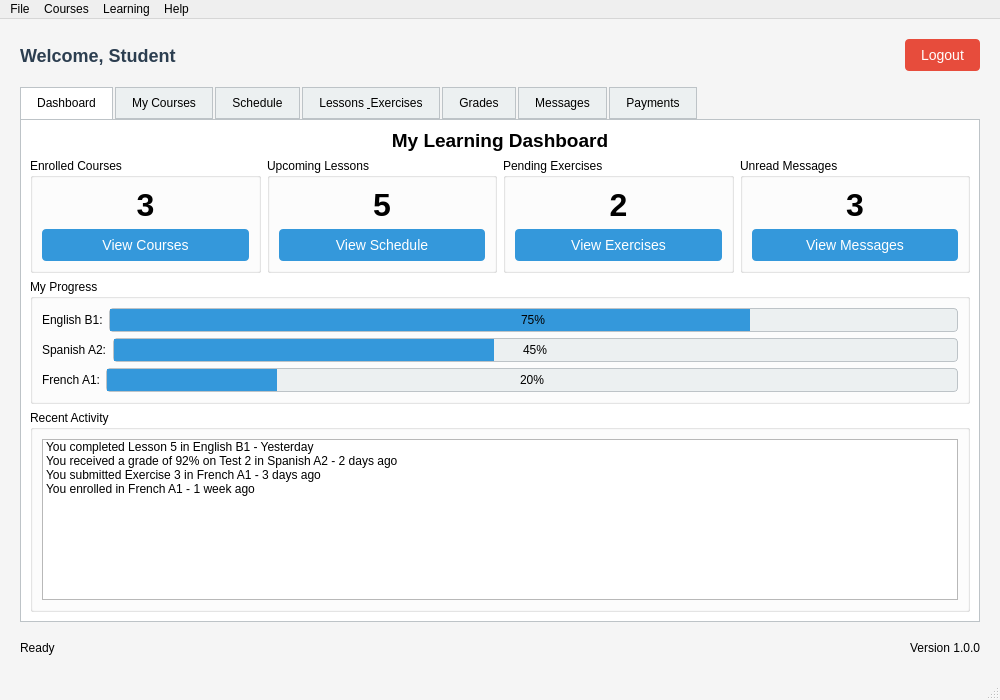
<?xml version="1.0" encoding="UTF-8"?>
<ui version="4.0">
 <class>StudentDashboard</class>
 <widget class="QMainWindow" name="StudentDashboard">
  <property name="geometry">
   <rect>
    <x>0</x>
    <y>0</y>
    <width>1000</width>
    <height>700</height>
   </rect>
  </property>
  <property name="minimumSize">
   <size>
    <width>1000</width>
    <height>700</height>
   </size>
  </property>
  <property name="windowTitle">
   <string>Language School - Student Dashboard</string>
  </property>
  <property name="styleSheet">
   <string notr="true">QMainWindow {
    background-color: #f5f5f5;
}

QLabel#welcomeLabel {
    font-size: 18px;
    font-weight: bold;
    color: #2c3e50;
}

QTabWidget::pane {
    border: 1px solid #bdc3c7;
    background-color: white;
}

QTabBar::tab {
    background-color: #ecf0f1;
    border: 1px solid #bdc3c7;
    padding: 8px 16px;
    margin-right: 2px;
}

QTabBar::tab:selected {
    background-color: white;
    border-bottom-color: white;
}

QTabBar::tab:hover {
    background-color: #d6dbdf;
}

QPushButton {
    background-color: #3498db;
    color: white;
    border: none;
    border-radius: 4px;
    padding: 8px 16px;
    font-size: 14px;
}

QPushButton:hover {
    background-color: #2980b9;
}

QPushButton:pressed {
    background-color: #1f6dad;
}

QPushButton#logoutButton {
    background-color: #e74c3c;
}

QPushButton#logoutButton:hover {
    background-color: #c0392b;
}

QTableWidget {
    border: 1px solid #bdc3c7;
    gridline-color: #ecf0f1;
    selection-background-color: #3498db;
    selection-color: white;
}

QTableWidget QHeaderView::section {
    background-color: #ecf0f1;
    padding: 4px;
    border: 1px solid #bdc3c7;
    font-weight: bold;
}

QLineEdit, QComboBox, QSpinBox, QDateEdit {
    padding: 6px;
    border: 1px solid #bdc3c7;
    border-radius: 4px;
    background-color: white;
}

QLineEdit:focus, QComboBox:focus, QSpinBox:focus, QDateEdit:focus {
    border: 1px solid #3498db;
}

QProgressBar {
    border: 1px solid #bdc3c7;
    border-radius: 4px;
    text-align: center;
    background-color: #ecf0f1;
}

QProgressBar::chunk {
    background-color: #3498db;
    width: 10px;
}</string>
  </property>
  <widget class="QWidget" name="centralwidget">
   <layout class="QVBoxLayout" name="verticalLayout">
    <property name="spacing">
     <number>16</number>
    </property>
    <property name="leftMargin">
     <number>20</number>
    </property>
    <property name="topMargin">
     <number>20</number>
    </property>
    <property name="rightMargin">
     <number>20</number>
    </property>
    <property name="bottomMargin">
     <number>20</number>
    </property>
    <item>
     <layout class="QHBoxLayout" name="headerLayout">
      <item>
       <widget class="QLabel" name="welcomeLabel">
        <property name="text">
         <string>Welcome, Student</string>
        </property>
       </widget>
      </item>
      <item>
       <spacer name="horizontalSpacer">
        <property name="orientation">
         <enum>Qt::Horizontal</enum>
        </property>
        <property name="sizeHint" stdset="0">
         <size>
          <width>40</width>
          <height>20</height>
         </size>
        </property>
       </spacer>
      </item>
      <item>
       <widget class="QPushButton" name="logoutButton">
        <property name="text">
         <string>Logout</string>
        </property>
        <property name="icon">
         <iconset>
          <normaloff>../../resources/icons/logout.png</normaloff>../../resources/icons/logout.png</iconset>
        </property>
       </widget>
      </item>
     </layout>
    </item>
    <item>
     <widget class="QTabWidget" name="tabWidget">
      <property name="currentIndex">
       <number>0</number>
      </property>
      <widget class="QWidget" name="dashboardTab">
       <attribute name="title">
        <string>Dashboard</string>
       </attribute>
       <layout class="QVBoxLayout" name="verticalLayout_2">
        <item>
         <widget class="QLabel" name="dashboardTitleLabel">
          <property name="font">
           <font>
            <pointsize>14</pointsize>
            <weight>75</weight>
            <bold>true</bold>
           </font>
          </property>
          <property name="text">
           <string>My Learning Dashboard</string>
          </property>
          <property name="alignment">
           <set>Qt::AlignCenter</set>
          </property>
         </widget>
        </item>
        <item>
         <layout class="QHBoxLayout" name="dashboardStatsLayout">
          <item>
           <widget class="QGroupBox" name="enrolledCoursesGroup">
            <property name="title">
             <string>Enrolled Courses</string>
            </property>
            <layout class="QVBoxLayout" name="verticalLayout_7">
             <item>
              <widget class="QLabel" name="enrolledCoursesCountLabel">
               <property name="font">
                <font>
                 <pointsize>24</pointsize>
                 <weight>75</weight>
                 <bold>true</bold>
                </font>
               </property>
               <property name="text">
                <string>3</string>
               </property>
               <property name="alignment">
                <set>Qt::AlignCenter</set>
               </property>
              </widget>
             </item>
             <item>
              <widget class="QPushButton" name="viewCoursesButton">
               <property name="text">
                <string>View Courses</string>
               </property>
              </widget>
             </item>
            </layout>
           </widget>
          </item>
          <item>
           <widget class="QGroupBox" name="upcomingLessonsGroup">
            <property name="title">
             <string>Upcoming Lessons</string>
            </property>
            <layout class="QVBoxLayout" name="verticalLayout_8">
             <item>
              <widget class="QLabel" name="upcomingLessonsCountLabel">
               <property name="font">
                <font>
                 <pointsize>24</pointsize>
                 <weight>75</weight>
                 <bold>true</bold>
                </font>
               </property>
               <property name="text">
                <string>5</string>
               </property>
               <property name="alignment">
                <set>Qt::AlignCenter</set>
               </property>
              </widget>
             </item>
             <item>
              <widget class="QPushButton" name="viewScheduleButton">
               <property name="text">
                <string>View Schedule</string>
               </property>
              </widget>
             </item>
            </layout>
           </widget>
          </item>
          <item>
           <widget class="QGroupBox" name="pendingExercisesGroup">
            <property name="title">
             <string>Pending Exercises</string>
            </property>
            <layout class="QVBoxLayout" name="verticalLayout_9">
             <item>
              <widget class="QLabel" name="pendingExercisesCountLabel">
               <property name="font">
                <font>
                 <pointsize>24</pointsize>
                 <weight>75</weight>
                 <bold>true</bold>
                </font>
               </property>
               <property name="text">
                <string>2</string>
               </property>
               <property name="alignment">
                <set>Qt::AlignCenter</set>
               </property>
              </widget>
             </item>
             <item>
              <widget class="QPushButton" name="viewExercisesButton">
               <property name="text">
                <string>View Exercises</string>
               </property>
              </widget>
             </item>
            </layout>
           </widget>
          </item>
          <item>
           <widget class="QGroupBox" name="unreadMessagesGroup">
            <property name="title">
             <string>Unread Messages</string>
            </property>
            <layout class="QVBoxLayout" name="verticalLayout_10">
             <item>
              <widget class="QLabel" name="unreadMessagesCountLabel">
               <property name="font">
                <font>
                 <pointsize>24</pointsize>
                 <weight>75</weight>
                 <bold>true</bold>
                </font>
               </property>
               <property name="text">
                <string>3</string>
               </property>
               <property name="alignment">
                <set>Qt::AlignCenter</set>
               </property>
              </widget>
             </item>
             <item>
              <widget class="QPushButton" name="viewMessagesButton">
               <property name="text">
                <string>View Messages</string>
               </property>
              </widget>
             </item>
            </layout>
           </widget>
          </item>
         </layout>
        </item>
        <item>
         <widget class="QGroupBox" name="progressGroup">
          <property name="title">
           <string>My Progress</string>
          </property>
          <layout class="QVBoxLayout" name="verticalLayout_11">
           <item>
            <layout class="QHBoxLayout" name="progressLayout">
             <item>
              <widget class="QLabel" name="course1Label">
               <property name="text">
                <string>English B1:</string>
               </property>
              </widget>
             </item>
             <item>
              <widget class="QProgressBar" name="course1Progress">
               <property name="value">
                <number>75</number>
               </property>
              </widget>
             </item>
            </layout>
           </item>
           <item>
            <layout class="QHBoxLayout" name="progressLayout_2">
             <item>
              <widget class="QLabel" name="course2Label">
               <property name="text">
                <string>Spanish A2:</string>
               </property>
              </widget>
             </item>
             <item>
              <widget class="QProgressBar" name="course2Progress">
               <property name="value">
                <number>45</number>
               </property>
              </widget>
             </item>
            </layout>
           </item>
           <item>
            <layout class="QHBoxLayout" name="progressLayout_3">
             <item>
              <widget class="QLabel" name="course3Label">
               <property name="text">
                <string>French A1:</string>
               </property>
              </widget>
             </item>
             <item>
              <widget class="QProgressBar" name="course3Progress">
               <property name="value">
                <number>20</number>
               </property>
              </widget>
             </item>
            </layout>
           </item>
          </layout>
         </widget>
        </item>
        <item>
         <widget class="QGroupBox" name="recentActivityGroup">
          <property name="title">
           <string>Recent Activity</string>
          </property>
          <layout class="QVBoxLayout" name="verticalLayout_12">
           <item>
            <widget class="QListWidget" name="recentActivityList">
             <item>
              <property name="text">
               <string>You completed Lesson 5 in English B1 - Yesterday</string>
              </property>
             </item>
             <item>
              <property name="text">
               <string>You received a grade of 92% on Test 2 in Spanish A2 - 2 days ago</string>
              </property>
             </item>
             <item>
              <property name="text">
               <string>You submitted Exercise 3 in French A1 - 3 days ago</string>
              </property>
             </item>
             <item>
              <property name="text">
               <string>You enrolled in French A1 - 1 week ago</string>
              </property>
             </item>
            </widget>
           </item>
          </layout>
         </widget>
        </item>
       </layout>
      </widget>
      <widget class="QWidget" name="coursesTab">
       <attribute name="title">
        <string>My Courses</string>
       </attribute>
       <layout class="QVBoxLayout" name="verticalLayout_3">
        <item>
         <layout class="QHBoxLayout" name="coursesToolbarLayout">
          <item>
           <widget class="QLineEdit" name="courseSearchInput">
            <property name="placeholderText">
             <string>Search courses...</string>
            </property>
           </widget>
          </item>
          <item>
           <widget class="QComboBox" name="courseFilterComboBox">
            <item>
             <property name="text">
              <string>All Languages</string>
             </property>
            </item>
            <item>
             <property name="text">
              <string>English</string>
             </property>
            </item>
            <item>
             <property name="text">
              <string>Spanish</string>
             </property>
            </item>
            <item>
             <property name="text">
              <string>French</string>
             </property>
            </item>
            <item>
             <property name="text">
              <string>German</string>
             </property>
            </item>
           </widget>
          </item>
          <item>
           <widget class="QPushButton" name="browseCatalogButton">
            <property name="text">
             <string>Browse Course Catalog</string>
            </property>
           </widget>
          </item>
         </layout>
        </item>
        <item>
         <widget class="QTableWidget" name="coursesTable">
          <column>
           <property name="text">
            <string>ID</string>
           </property>
          </column>
          <column>
           <property name="text">
            <string>Name</string>
           </property>
          </column>
          <column>
           <property name="text">
            <string>Language</string>
           </property>
          </column>
          <column>
           <property name="text">
            <string>Level</string>
           </property>
          </column>
          <column>
           <property name="text">
            <string>Teacher</string>
           </property>
          </column>
          <column>
           <property name="text">
            <string>Progress</string>
           </property>
          </column>
          <column>
           <property name="text">
            <string>Actions</string>
           </property>
          </column>
         </widget>
        </item>
       </layout>
      </widget>
      <widget class="QWidget" name="scheduleTab">
       <attribute name="title">
        <string>Schedule</string>
       </attribute>
       <layout class="QVBoxLayout" name="verticalLayout_4">
        <item>
         <layout class="QHBoxLayout" name="scheduleToolbarLayout">
          <item>
           <widget class="QComboBox" name="scheduleFilterComboBox">
            <item>
             <property name="text">
              <string>All Courses</string>
             </property>
            </item>
           </widget>
          </item>
          <item>
           <widget class="QDateEdit" name="scheduleDateEdit">
            <property name="displayFormat">
             <string>yyyy-MM-dd</string>
            </property>
            <property name="calendarPopup">
             <bool>true</bool>
            </property>
           </widget>
          </item>
          <item>
           <widget class="QPushButton" name="exportScheduleButton">
            <property name="text">
             <string>Export Schedule</string>
            </property>
           </widget>
          </item>
         </layout>
        </item>
        <item>
         <widget class="QTableWidget" name="scheduleTable">
          <column>
           <property name="text">
            <string>Date</string>
           </property>
          </column>
          <column>
           <property name="text">
            <string>Time</string>
           </property>
          </column>
          <column>
           <property name="text">
            <string>Course</string>
           </property>
          </column>
          <column>
           <property name="text">
            <string>Lesson</string>
           </property>
          </column>
          <column>
           <property name="text">
            <string>Teacher</string>
           </property>
          </column>
          <column>
           <property name="text">
            <string>Room</string>
           </property>
          </column>
         </widget>
        </item>
       </layout>
      </widget>
      <widget class="QWidget" name="lessonsTab">
       <attribute name="title">
        <string>Lessons &amp; Exercises</string>
       </attribute>
       <layout class="QVBoxLayout" name="verticalLayout_5">
        <item>
         <layout class="QHBoxLayout" name="lessonsToolbarLayout">
          <item>
           <widget class="QComboBox" name="lessonsCourseFilterComboBox">
            <item>
             <property name="text">
              <string>All Courses</string>
             </property>
            </item>
           </widget>
          </item>
          <item>
           <widget class="QComboBox" name="lessonsStatusFilterComboBox">
            <item>
             <property name="text">
              <string>All Status</string>
             </property>
            </item>
            <item>
             <property name="text">
              <string>Completed</string>
             </property>
            </item>
            <item>
             <property name="text">
              <string>In Progress</string>
             </property>
            </item>
            <item>
             <property name="text">
              <string>Not Started</string>
             </property>
            </item>
           </widget>
          </item>
         </layout>
        </item>
        <item>
         <widget class="QTableWidget" name="lessonsTable">
          <column>
           <property name="text">
            <string>ID</string>
           </property>
          </column>
          <column>
           <property name="text">
            <string>Course</string>
           </property>
          </column>
          <column>
           <property name="text">
            <string>Name</string>
           </property>
          </column>
          <column>
           <property name="text">
            <string>Type</string>
           </property>
          </column>
          <column>
           <property name="text">
            <string>Due Date</string>
           </property>
          </column>
          <column>
           <property name="text">
            <string>Status</string>
           </property>
          </column>
          <column>
           <property name="text">
            <string>Actions</string>
           </property>
          </column>
         </widget>
        </item>
       </layout>
      </widget>
      <widget class="QWidget" name="gradesTab">
       <attribute name="title">
        <string>Grades</string>
       </attribute>
       <layout class="QVBoxLayout" name="verticalLayout_6">
        <item>
         <layout class="QHBoxLayout" name="gradesToolbarLayout">
          <item>
           <widget class="QComboBox" name="gradesCourseFilterComboBox">
            <item>
             <property name="text">
              <string>All Courses</string>
             </property>
            </item>
           </widget>
          </item>
          <item>
           <widget class="QComboBox" name="gradesTypeFilterComboBox">
            <item>
             <property name="text">
              <string>All Types</string>
             </property>
            </item>
            <item>
             <property name="text">
              <string>Exercises</string>
             </property>
            </item>
            <item>
             <property name="text">
              <string>Tests</string>
             </property>
            </item>
           </widget>
          </item>
          <item>
           <widget class="QPushButton" name="exportGradesButton">
            <property name="text">
             <string>Export Grades</string>
            </property>
           </widget>
          </item>
         </layout>
        </item>
        <item>
         <widget class="QTableWidget" name="gradesTable">
          <column>
           <property name="text">
            <string>ID</string>
           </property>
          </column>
          <column>
           <property name="text">
            <string>Course</string>
           </property>
          </column>
          <column>
           <property name="text">
            <string>Type</string>
           </property>
          </column>
          <column>
           <property name="text">
            <string>Name</string>
           </property>
          </column>
          <column>
           <property name="text">
            <string>Date</string>
           </property>
          </column>
          <column>
           <property name="text">
            <string>Grade</string>
           </property>
          </column>
          <column>
           <property name="text">
            <string>Feedback</string>
           </property>
          </column>
         </widget>
        </item>
       </layout>
      </widget>
      <widget class="QWidget" name="messagesTab">
       <attribute name="title">
        <string>Messages</string>
       </attribute>
       <layout class="QVBoxLayout" name="verticalLayout_13">
        <item>
         <widget class="QSplitter" name="messagesSplitter">
          <property name="orientation">
           <enum>Qt::Horizontal</enum>
          </property>
          <widget class="QWidget" name="layoutWidget">
           <layout class="QVBoxLayout" name="chatsLayout">
            <item>
             <widget class="QLabel" name="chatsLabel">
              <property name="text">
               <string>Chats</string>
              </property>
              <property name="alignment">
               <set>Qt::AlignCenter</set>
              </property>
             </widget>
            </item>
            <item>
             <widget class="QListWidget" name="chatsList"/>
            </item>
            <item>
             <widget class="QPushButton" name="newChatButton">
              <property name="text">
               <string>New Chat</string>
              </property>
             </widget>
            </item>
           </layout>
          </widget>
          <widget class="QWidget" name="layoutWidget1">
           <layout class="QVBoxLayout" name="messagesLayout">
            <item>
             <widget class="QLabel" name="messagesLabel">
              <property name="text">
               <string>Messages</string>
              </property>
              <property name="alignment">
               <set>Qt::AlignCenter</set>
              </property>
             </widget>
            </item>
            <item>
             <widget class="QListWidget" name="messagesList"/>
            </item>
            <item>
             <layout class="QHBoxLayout" name="messageInputLayout">
              <item>
               <widget class="QLineEdit" name="messageInput">
                <property name="placeholderText">
                 <string>Type a message...</string>
                </property>
               </widget>
              </item>
              <item>
               <widget class="QPushButton" name="sendMessageButton">
                <property name="text">
                 <string>Send</string>
                </property>
               </widget>
              </item>
             </layout>
            </item>
           </layout>
          </widget>
         </widget>
        </item>
       </layout>
      </widget>
      <widget class="QWidget" name="paymentsTab">
       <attribute name="title">
        <string>Payments</string>
       </attribute>
       <layout class="QVBoxLayout" name="verticalLayout_14">
        <item>
         <layout class="QHBoxLayout" name="paymentsToolbarLayout">
          <item>
           <widget class="QComboBox" name="paymentsStatusFilterComboBox">
            <item>
             <property name="text">
              <string>All Status</string>
             </property>
            </item>
            <item>
             <property name="text">
              <string>Paid</string>
             </property>
            </item>
            <item>
             <property name="text">
              <string>Pending</string>
             </property>
            </item>
            <item>
             <property name="text">
              <string>Overdue</string>
             </property>
            </item>
           </widget>
          </item>
          <item>
           <spacer name="horizontalSpacer_2">
            <property name="orientation">
             <enum>Qt::Horizontal</enum>
            </property>
            <property name="sizeHint" stdset="0">
             <size>
              <width>40</width>
              <height>20</height>
             </size>
            </property>
           </spacer>
          </item>
          <item>
           <widget class="QPushButton" name="makePaymentButton">
            <property name="text">
             <string>Make Payment</string>
            </property>
           </widget>
          </item>
         </layout>
        </item>
        <item>
         <widget class="QTableWidget" name="paymentsTable">
          <column>
           <property name="text">
            <string>ID</string>
           </property>
          </column>
          <column>
           <property name="text">
            <string>Date</string>
           </property>
          </column>
          <column>
           <property name="text">
            <string>Description</string>
           </property>
          </column>
          <column>
           <property name="text">
            <string>Amount</string>
           </property>
          </column>
          <column>
           <property name="text">
            <string>Status</string>
           </property>
          </column>
          <column>
           <property name="text">
            <string>Due Date</string>
           </property>
          </column>
          <column>
           <property name="text">
            <string>Actions</string>
           </property>
          </column>
         </widget>
        </item>
       </layout>
      </widget>
     </widget>
    </item>
    <item>
     <layout class="QHBoxLayout" name="statusLayout">
      <item>
       <widget class="QLabel" name="statusLabel">
        <property name="text">
         <string>Ready</string>
        </property>
       </widget>
      </item>
      <item>
       <spacer name="horizontalSpacer_3">
        <property name="orientation">
         <enum>Qt::Horizontal</enum>
        </property>
        <property name="sizeHint" stdset="0">
         <size>
          <width>40</width>
          <height>20</height>
         </size>
        </property>
       </spacer>
      </item>
      <item>
       <widget class="QLabel" name="versionLabel">
        <property name="text">
         <string>Version 1.0.0</string>
        </property>
        <property name="alignment">
         <set>Qt::AlignRight|Qt::AlignTrailing|Qt::AlignVCenter</set>
        </property>
       </widget>
      </item>
     </layout>
    </item>
   </layout>
  </widget>
  <widget class="QMenuBar" name="menubar">
   <property name="geometry">
    <rect>
     <x>0</x>
     <y>0</y>
     <width>1000</width>
     <height>22</height>
    </rect>
   </property>
   <widget class="QMenu" name="menuFile">
    <property name="title">
     <string>File</string>
    </property>
    <addaction name="actionRefresh"/>
    <addaction name="separator"/>
    <addaction name="actionLogout"/>
    <addaction name="actionExit"/>
   </widget>
   <widget class="QMenu" name="menuCourses">
    <property name="title">
     <string>Courses</string>
    </property>
    <addaction name="actionViewMyCourses"/>
    <addaction name="actionBrowseCatalog"/>
   </widget>
   <widget class="QMenu" name="menuLearning">
    <property name="title">
     <string>Learning</string>
    </property>
    <addaction name="actionViewSchedule"/>
    <addaction name="actionViewLessons"/>
    <addaction name="actionViewGrades"/>
   </widget>
   <widget class="QMenu" name="menuHelp">
    <property name="title">
     <string>Help</string>
    </property>
    <addaction name="actionAbout"/>
    <addaction name="actionHelp"/>
   </widget>
   <addaction name="menuFile"/>
   <addaction name="menuCourses"/>
   <addaction name="menuLearning"/>
   <addaction name="menuHelp"/>
  </widget>
  <widget class="QStatusBar" name="statusbar"/>
  <action name="actionRefresh">
   <property name="text">
    <string>Refresh</string>
   </property>
  </action>
  <action name="actionLogout">
   <property name="text">
    <string>Logout</string>
   </property>
  </action>
  <action name="actionExit">
   <property name="text">
    <string>Exit</string>
   </property>
  </action>
  <action name="actionViewMyCourses">
   <property name="text">
    <string>View My Courses</string>
   </property>
  </action>
  <action name="actionBrowseCatalog">
   <property name="text">
    <string>Browse Course Catalog</string>
   </property>
  </action>
  <action name="actionViewSchedule">
   <property name="text">
    <string>View Schedule</string>
   </property>
  </action>
  <action name="actionViewLessons">
   <property name="text">
    <string>View Lessons &amp; Exercises</string>
   </property>
  </action>
  <action name="actionViewGrades">
   <property name="text">
    <string>View Grades</string>
   </property>
  </action>
  <action name="actionAbout">
   <property name="text">
    <string>About</string>
   </property>
  </action>
  <action name="actionHelp">
   <property name="text">
    <string>Help</string>
   </property>
  </action>
 </widget>
 <resources/>
 <connections/>
</ui>
